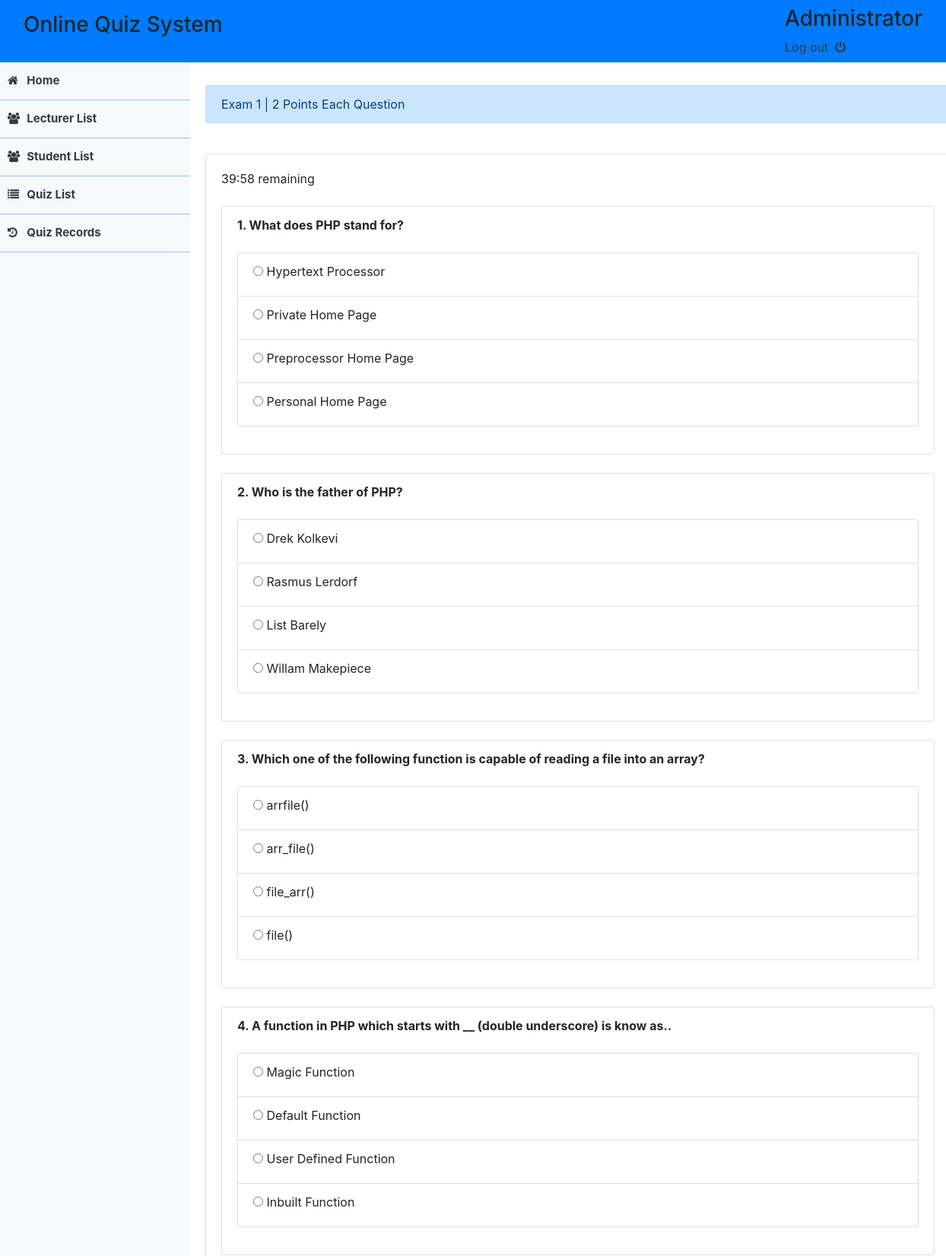
The app's page /answer_sheet.php?id=2 (signed in, upper part) with its own data.
### tables this page shows
CREATE TABLE `quiz_list` (
  `id` int(30) NOT NULL,
  `title` varchar(200) NOT NULL,
  `qpoints` int(11) NOT NULL DEFAULT 1,
  `quiz_time` tinyint(2) NOT NULL,
  `user_id` int(20) NOT NULL,
  `date_updated` datetime NOT NULL DEFAULT current_timestamp() ON UPDATE current_timestamp()
);

CREATE TABLE `questions` (
  `id` int(30) NOT NULL,
  `question` text NOT NULL,
  `qid` int(30) NOT NULL,
  `order_by` int(11) NOT NULL,
  `date_updated` datetime NOT NULL DEFAULT current_timestamp() ON UPDATE current_timestamp()
);

CREATE TABLE `question_opt` (
  `id` int(30) NOT NULL,
  `option_txt` text NOT NULL,
  `question_id` int(30) NOT NULL,
  `is_right` tinyint(4) NOT NULL DEFAULT 0 COMMENT '1= right answer',
  `date_updated` datetime NOT NULL DEFAULT current_timestamp() ON UPDATE current_timestamp()
);

### answer_sheet.php (the view, shortened to what this page needs)
<!DOCTYPE html>
<html lang="en">
	<head>
		</head>
		<?php include('header.php') ?>
		<?php include('db_connect.php') ?>
		<?php
		$quiz = $conn->query("SELECT * FROM quiz_list where id =".$_GET['id']." order by RAND()")->fetch_array();
		?>
	</head>
	<body>
		<?php include('nav_bar.php') ?>
		<div class="container-fluid admin">
			<div class="col-md-12 alert alert-primary"><?php echo $quiz['title'] ?> | <?php echo $quiz['qpoints'] .' Points Each Question' ?></div>
			<br>
			<div class="card">
				<div class="card-body">
					<p class = "time_remain"> </p>
					<form action="" id="answer-sheet">
						<?php
						$question = $conn->query("SELECT * FROM questions where qid = '".$quiz['id']."' order by order_by asc");
						$i = 1 ;
						while($row =$question->fetch_assoc()){
							$opt = $conn->query("SELECT * FROM question_opt where question_id = '".$row['id']."' order by RAND() ");
						?>
						<ul class="q-items list-group mt-4 mb-4">
							<li class="q-field list-group-item">
								<strong><?php echo ($i++). '. '; ?> <?php echo $row['question'] ?></strong>
								<br>
								<ul class='list-group mt-4 mb-4'>
								<?php while($orow = $opt->fetch_assoc()){ ?>
									<li class="answer list-group-item">
										<label><input type="radio" name="option_id[<?php echo $row['id'] ?>]" value="<?php echo $orow['id'] ?>"> <?php echo $orow['option_txt'] ?></label>
									</li>
								<?php } ?>
								</ul>
							</li>
						</ul>
						<?php
							}
						?>
					</form>
				</div>
			</div>
		</div>
	</body>
</html>

### assets/css/style.css (style rules this page uses)
.admin { margin-top: 10px; margin-left:250px; padding: 20px; width:82% !important; }

### answer_sheet.php (style rules this page uses)
li.answer { cursor: pointer; }

### records on screen
quiz_list: title "Exam 1", qpoints "2"
questions: question "What does PHP stand for?"
question_opt: option_txt "Hypertext Processor"
question_opt: option_txt "Private Home Page"
question_opt: option_txt "Preprocessor Home Page"
question_opt: option_txt "Personal Home Page"
questions: question "Who is the father of PHP?"
question_opt: option_txt "Drek Kolkevi"
question_opt: option_txt "Rasmus Lerdorf"
question_opt: option_txt "List Barely"
question_opt: option_txt "Willam Makepiece"
questions: question "Which one of the following function is capable of reading a file into an array?"
question_opt: option_txt "arrfile()"
question_opt: option_txt "arr_file()"
question_opt: option_txt "file_arr()"
question_opt: option_txt "file()"
questions: question "A function in PHP which starts with __ (double underscore) is know as.."
question_opt: option_txt "Magic Function"
question_opt: option_txt "Default Function"
question_opt: option_txt "User Defined Function"
question_opt: option_txt "Inbuilt Function"

### other values on screen
$name "Administrator"
